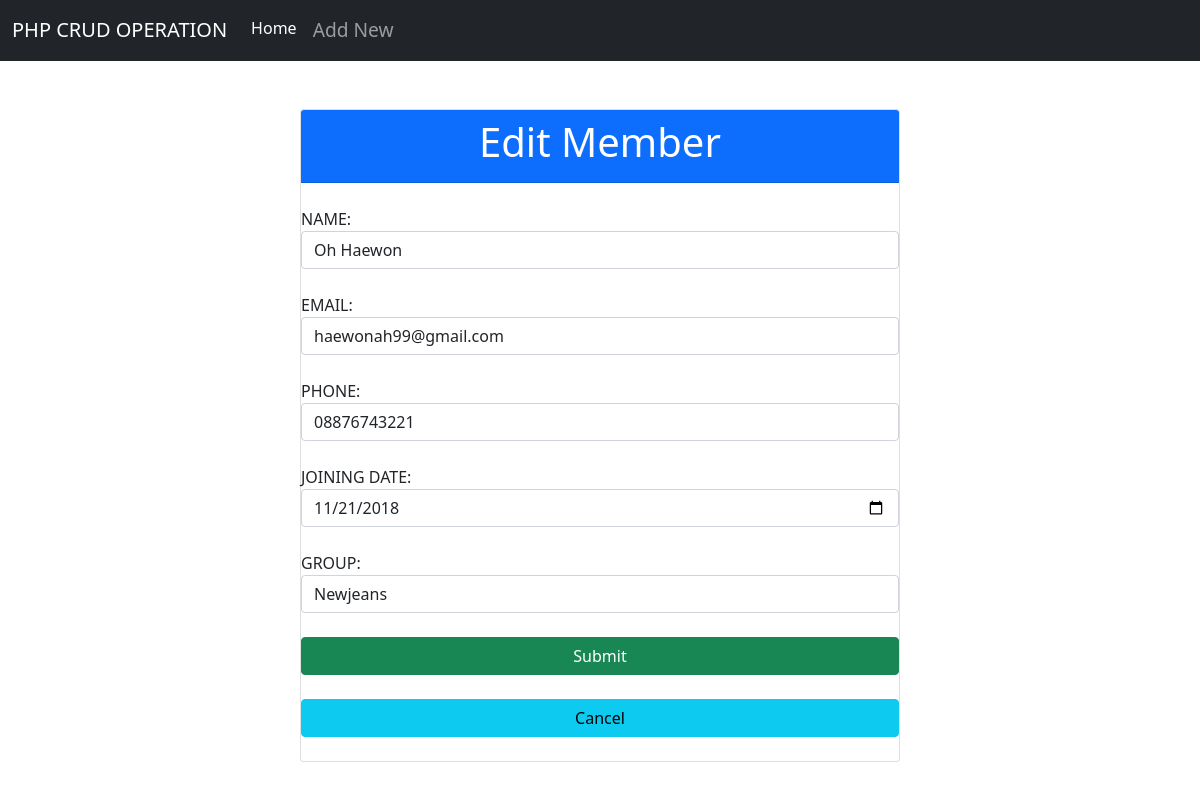
The app's page /SourceCode/index.php?id_edit=3 with its own data.
### tables this page shows
CREATE TABLE `members` (
  `id` int(11) NOT NULL,
  `name` varchar(100) NOT NULL,
  `email` varchar(100) NOT NULL,
  `phone` varchar(100) NOT NULL,
  `id_group` int(11) NOT NULL,
  `join_date` date NOT NULL
);

### SourceCode/models/DB.class.php (called while the page is built, shortened)
<?php
class DB
{
    private $db_hostname;
    private $db_username;
    private $db_password;
    private $db_name;
    private $db_link;
    function __construct($db_hostname, $db_username, $db_password, $db_name)
    {
        $this->db_hostname = $db_hostname;
        $this->db_username = $db_username;
        $this->db_password = $db_password;
        $this->db_name = $db_name;
    }
    function open()
    {
        $this->db_link = mysqli_connect($this->db_hostname, $this->db_username, $this->db_password, $this->db_name);
    }
    function execute($query)
    {
        $this->result = mysqli_query($this->db_link, $query);
        return $this->result;
    }
}

### SourceCode/models/Member.class.php (called while the page is built, shortened)
<?php
class Member extends DB
{
    function getMemberById($id)
    {
        $query = "SELECT * FROM members WHERE id = '$id'";
        $this->execute($query);
        $result = $this->getResult();
        return $result;
    }
}

### SourceCode/models/Group.class.php (called while the page is built, shortened)
<?php
class Group extends DB
{
    function getGroup()
    {
        $query = "SELECT * FROM `group`;
";
        return $this->execute($query);
    }
}

### SourceCode/views/Member.view.php (the view, shortened to what this page needs)
<?php
    class MemberView{
      public function formMemberEdit($dataGroup, $member)
      {
          $dropdownOptions = '';
          $formControl = null;
          $formControl .= "
              <label> NAME: </label>
              <input type='text' name='name' class='form-control' value='" . $member['name'] . "'> <br>
              <label> EMAIL: </label>
              <input type='text' name='email' class='form-control' value='" . $member['email'] . "'> <br>
              <label> PHONE: </label>
              <input type='text' name='phone' class='form-control' value='" . $member['phone'] . "'> <br>
              <label> JOINING DATE: </label>
              <input type='date' name='join_date' class='form-control' value='" . $member['join_date'] . "'> <br>
              <label>GROUP:</label>
              <select name='id_group' class='form-control'>
                  DROPDOWN
              </select><br>";
          foreach ($dataGroup as $group) {
              $groupId = $group['group_id'];
              $groupName = $group['group_name'];
              if ($groupId == $member['id_group']) {
                  $dropdownOptions .= "<option value=\"$groupId\" selected>$groupName</option>";
              } else {
                  $dropdownOptions .= "<option value=\"$groupId\">$groupName</option>";
              }
          }
      }
    }
?>

### records on screen
members: name "Oh Haewon", email "haewonah99@gmail.com", phone "08876743221", join_date "11/21/2018"

### other values on screen
$this->content "PHP CRUD OPERATION Home Add New Edit Member Submit Cancel"
form field id_group "Newjeans"
